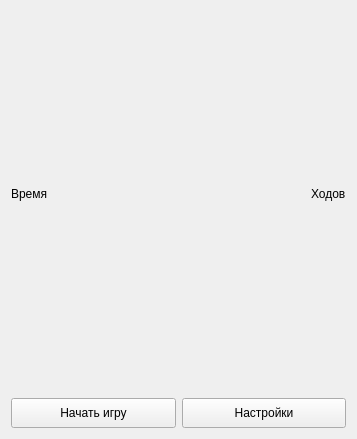
<?xml version="1.0" encoding="UTF-8"?>
<ui version="4.0">
 <class>MainWindow</class>
 <widget class="QMainWindow" name="MainWindow">
  <property name="windowModality">
   <enum>Qt::NonModal</enum>
  </property>
  <property name="geometry">
   <rect>
    <x>0</x>
    <y>0</y>
    <width>357</width>
    <height>439</height>
   </rect>
  </property>
  <property name="sizePolicy">
   <sizepolicy hsizetype="Fixed" vsizetype="Fixed">
    <horstretch>0</horstretch>
    <verstretch>0</verstretch>
   </sizepolicy>
  </property>
  <property name="minimumSize">
   <size>
    <width>357</width>
    <height>439</height>
   </size>
  </property>
  <property name="maximumSize">
   <size>
    <width>357</width>
    <height>439</height>
   </size>
  </property>
  <property name="windowTitle">
   <string>Пятнашки</string>
  </property>
  <widget class="QWidget" name="centralWidget">
   <layout class="QGridLayout" name="gridLayout_2">
    <item row="0" column="0">
     <layout class="QVBoxLayout" name="verticalLayout_2">
      <item>
       <layout class="QHBoxLayout" name="horizontalLayout_2">
        <item>
         <widget class="QLabel" name="label_Time">
          <property name="text">
           <string>Время</string>
          </property>
         </widget>
        </item>
        <item>
         <spacer name="horizontalSpacer">
          <property name="orientation">
           <enum>Qt::Horizontal</enum>
          </property>
          <property name="sizeHint" stdset="0">
           <size>
            <width>40</width>
            <height>20</height>
           </size>
          </property>
         </spacer>
        </item>
        <item>
         <widget class="QLabel" name="label_Moves">
          <property name="text">
           <string>Ходов</string>
          </property>
         </widget>
        </item>
       </layout>
      </item>
      <item>
       <layout class="QVBoxLayout" name="verticalLayout">
        <item>
         <layout class="QGridLayout" name="gridLayout"/>
        </item>
        <item>
         <spacer name="verticalSpacer">
          <property name="orientation">
           <enum>Qt::Vertical</enum>
          </property>
          <property name="sizeType">
           <enum>QSizePolicy::Fixed</enum>
          </property>
          <property name="sizeHint" stdset="0">
           <size>
            <width>20</width>
            <height>15</height>
           </size>
          </property>
         </spacer>
        </item>
        <item>
         <layout class="QHBoxLayout" name="horizontalLayout">
          <item>
           <widget class="QPushButton" name="pushButton">
            <property name="minimumSize">
             <size>
              <width>0</width>
              <height>30</height>
             </size>
            </property>
            <property name="text">
             <string>Начать игру</string>
            </property>
           </widget>
          </item>
          <item>
           <widget class="QPushButton" name="pushButton_settings">
            <property name="minimumSize">
             <size>
              <width>0</width>
              <height>30</height>
             </size>
            </property>
            <property name="text">
             <string>Настройки</string>
            </property>
           </widget>
          </item>
         </layout>
        </item>
       </layout>
      </item>
     </layout>
    </item>
   </layout>
  </widget>
 </widget>
 <layoutdefault spacing="6" margin="11"/>
 <resources/>
 <connections/>
</ui>
